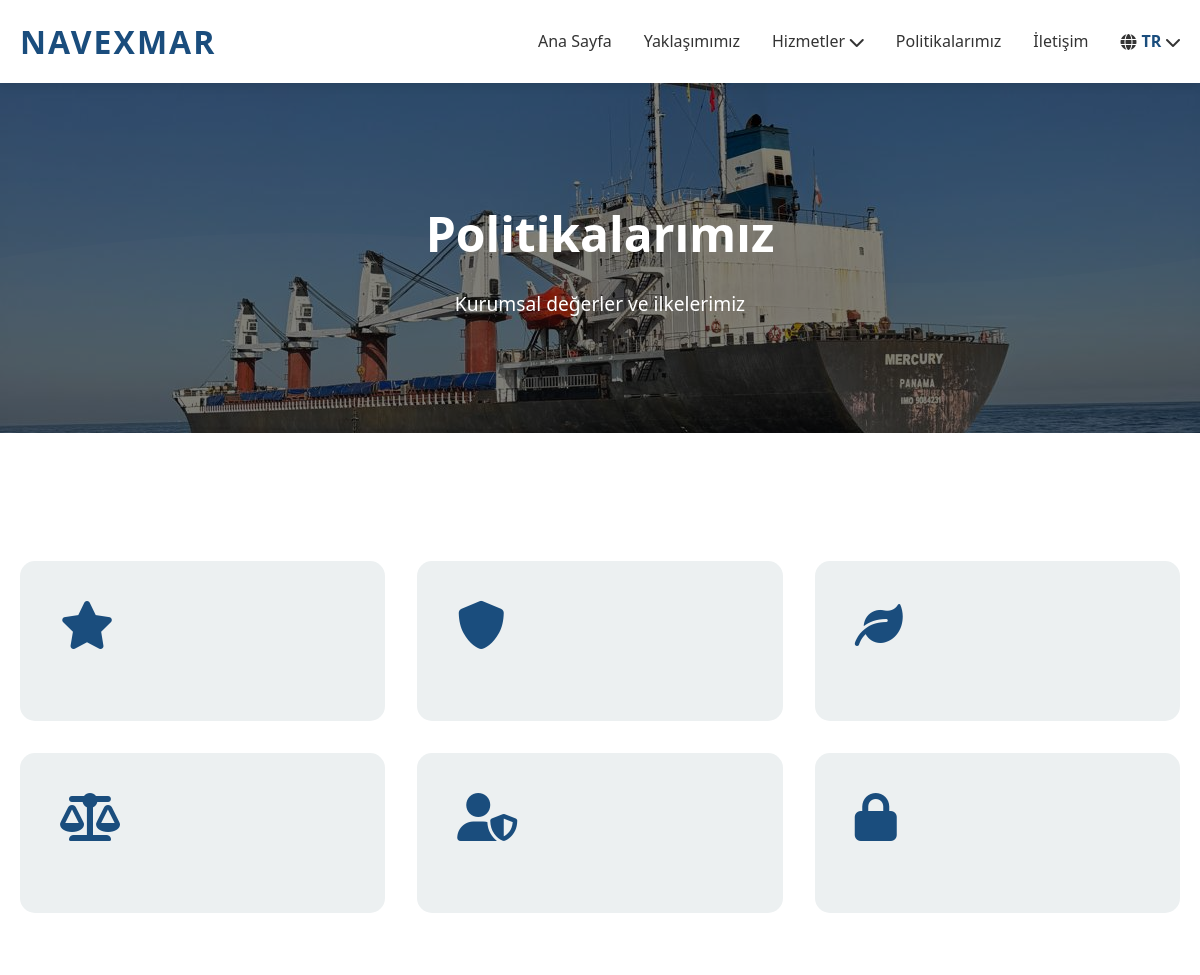
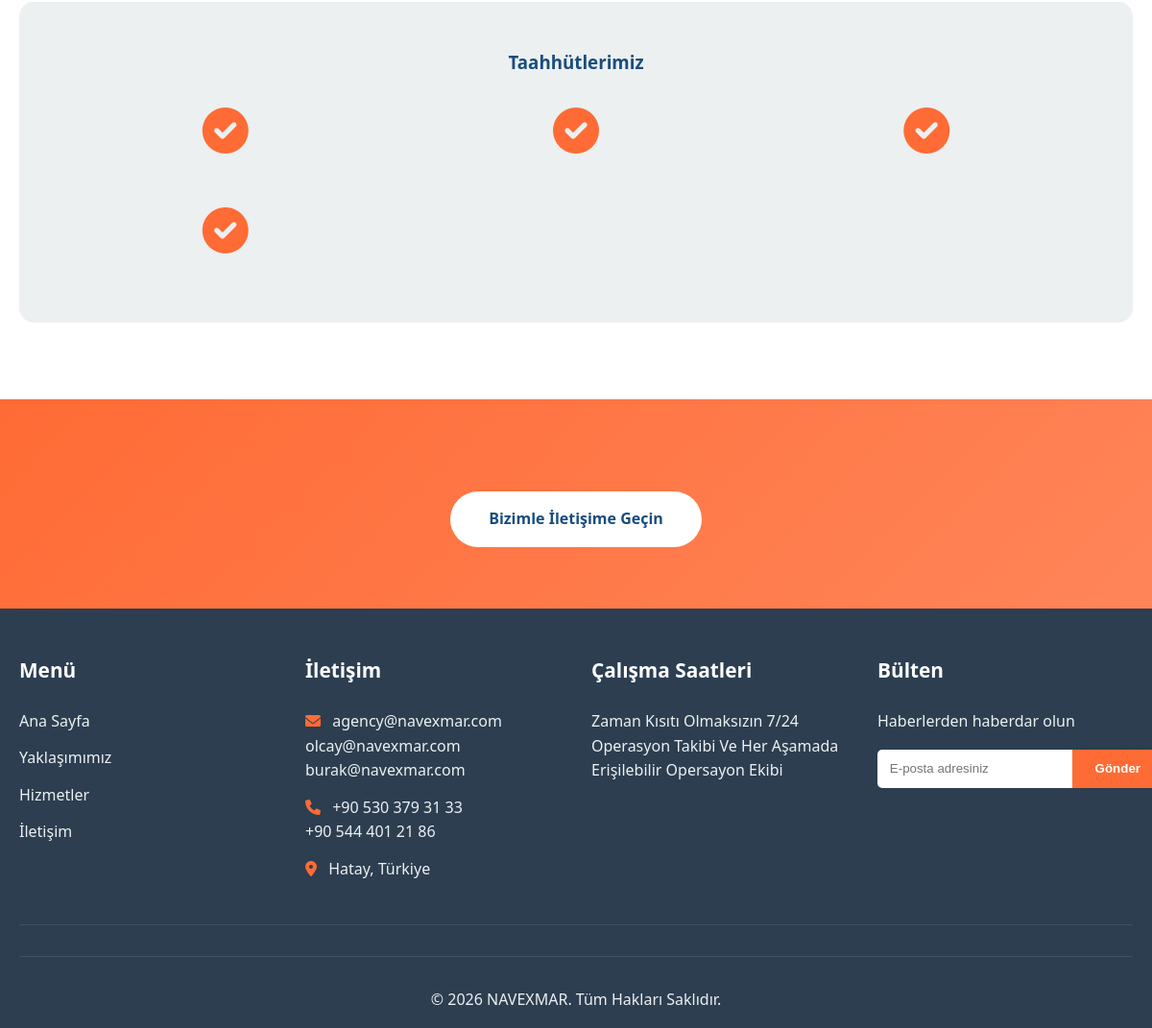
The app's page /politikalarimiz, older data (2 pictures, top to bottom).
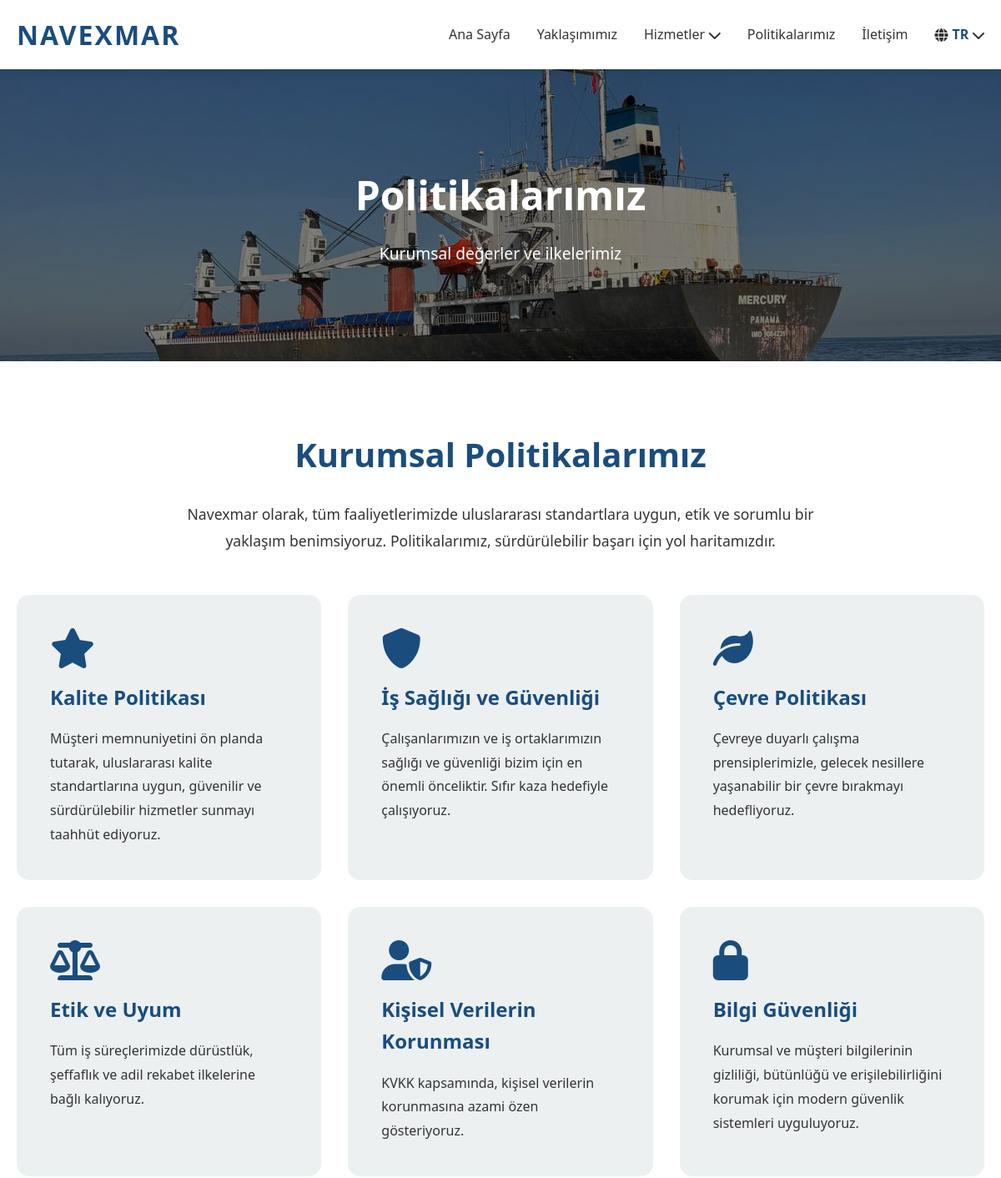
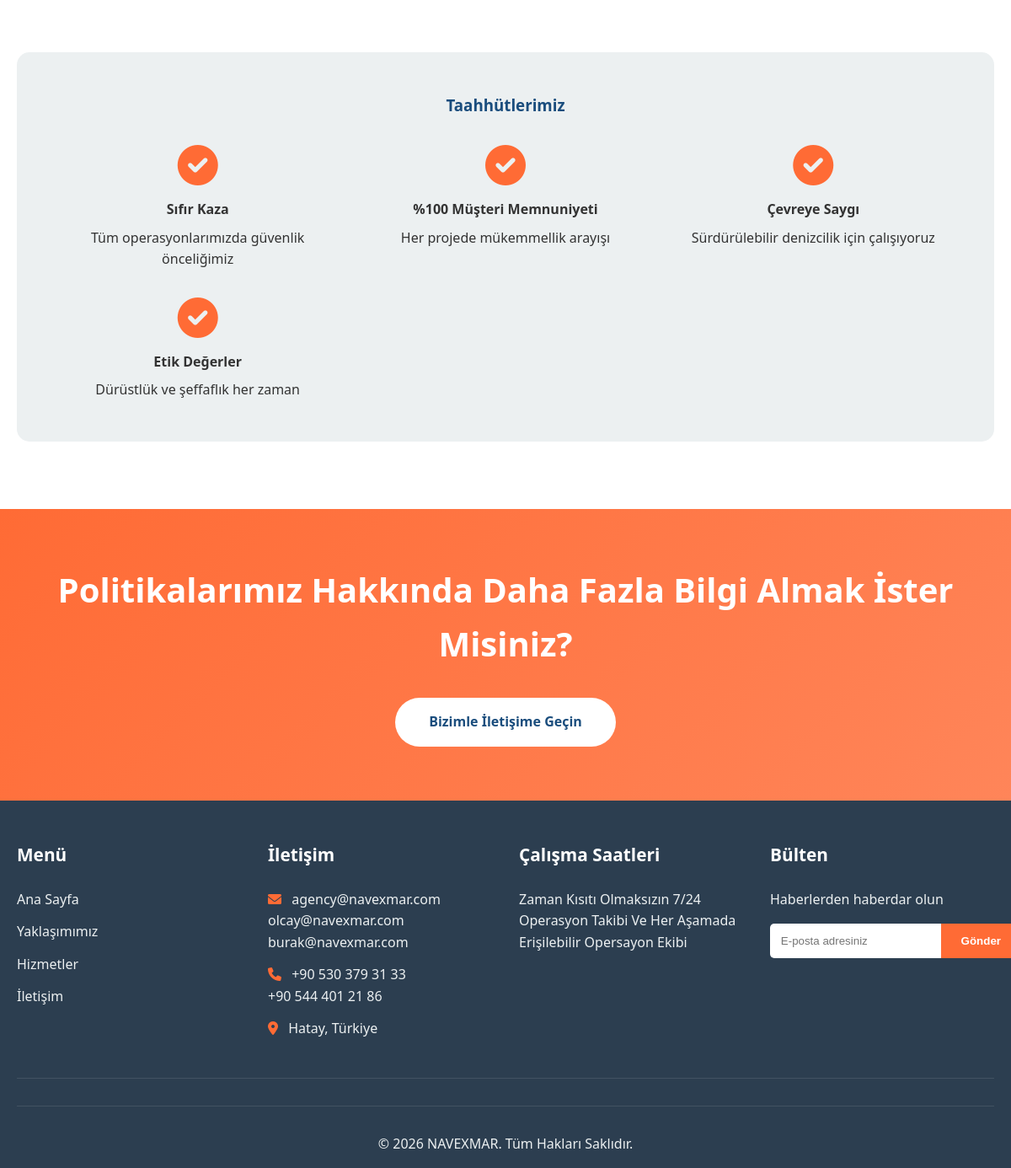
The same page, newer data (2 pictures, top to bottom).
### tables this page shows
CREATE TABLE page_sections (
    id INT AUTO_INCREMENT PRIMARY KEY,
    page_key VARCHAR(50) NOT NULL,
    section_key VARCHAR(50) NOT NULL,
    title_tr VARCHAR(255),
    title_en VARCHAR(255),
    content_tr TEXT,
    content_en TEXT,
    section_order INT DEFAULT 0,
    is_active TINYINT(1) DEFAULT 1,
    created_at TIMESTAMP DEFAULT CURRENT_TIMESTAMP,
    updated_at TIMESTAMP DEFAULT CURRENT_TIMESTAMP ON UPDATE CURRENT_TIMESTAMP,
    UNIQUE KEY unique_page_section (page_key, section_key),
    INDEX idx_page_key (page_key),
    INDEX idx_section_order (section_order)
);

### src/Controllers/HomeController.php (called while the page is built, shortened)
<?php
require_once SRC_PATH . '/Models/Page.php';
class HomeController extends BaseController {
    private $pageModel;
    private $headerImageModel;
    private $settingModel;
    public function __construct() {
        $this->pageModel = new Page();
        $this->headerImageModel = new HeaderImage();
        $this->settingModel = new Setting();
    }
    public function policies() {
        $page = $this->pageModel->getByKey('policies');
        $sections = $this->pageModel->getSections('policies');
        $headerImage = $this->headerImageModel->getPageHeaderImage('policies');
        $settings = $this->settingModel->getAllSettings();
        $this->render('pages/policies', [
            'page' => $page,
            'sections' => $sections,
            'headerImage' => $headerImage,
            'settings' => $settings,
            'lang' => $this->lang
        ]);
    }
}

### src/Router.php (called while the page is built, shortened)
<?php
class Router {
    private $routes = [];
    private $params = [];
    public function __construct() {
        $this->routes = require CONFIG_PATH . '/routes.php';
    }
    public function loadRoutes() {
        $uri = $this->getUri();
        $method = $_SERVER['REQUEST_METHOD'];
        if (isset($this->routes[$uri])) {
            $route = $this->routes[$uri];
            return $this->handleRoute($route, $method);
        }
    }
    private function getUri() {
        $uri = $_SERVER['REQUEST_URI'] ?? '/';
        $uri = strtok($uri, '?');
        if ($uri !== '/') {
            $uri = rtrim($uri, '/');
        }
        return $uri;
    }
    private function handleRoute($route, $method) {
        $actionName = $route['action'];
        $controller = new $controllerName();
        call_user_func_array([$controller, $actionName], $this->params);
    }
}

### public/index.php (called while the page is built, shortened)
<?php
require_once __DIR__ . '/../config/app.php';
require_once __DIR__ . '/../src/Router.php';
try {
    $router = new Router();
    $router->loadRoutes();
} catch (Exception $e) {
    if (APP_ENV === 'local') {
        echo '<pre style="background:#fee;padding:2rem;border-left:4px solid #c33;font-family:monospace;">';
        echo '<strong>Error:</strong> ' . htmlspecialchars($e->getMessage()) . "\n\n";
        echo '<strong>File:</strong> ' . htmlspecialchars($e->getFile()) . "\n";
        echo '<strong>Line:</strong> ' . $e->getLine() . "\n\n";
        echo '<strong>Trace:</strong>' . "\n" . htmlspecialchars($e->getTraceAsString());
        echo '</pre>';
    } else {
        http_response_code(500);
        echo '<h1>Bir hata oluştu</h1>';
        echo '<p>Lütfen daha sonra tekrar deneyiniz.</p>';
    }
}

### config/database.php (called while the page is built, shortened)
<?php
function getDB() {
    static $conn = null;
    if ($conn === null) {
        try {
            $dsn = "mysql:host=" . DB_HOST . ";port=" . DB_PORT . ";dbname=" . DB_NAME . ";charset=utf8mb4";
            $conn = new PDO($dsn, DB_USER, DB_PASS, [
                PDO::ATTR_ERRMODE => PDO::ERRMODE_EXCEPTION,
                PDO::ATTR_DEFAULT_FETCH_MODE => PDO::FETCH_ASSOC,
                PDO::ATTR_EMULATE_PREPARES => false,
                PDO::MYSQL_ATTR_INIT_COMMAND => "SET NAMES utf8mb4"
            ]);
        } catch (PDOException $e) {
            if (APP_ENV === 'production') {
                error_log("Database Error: " . $e->getMessage());
                die("Veritabanı bağlantı hatası. Lütfen sistem yöneticisi ile iletişime geçin.");
            }
            $errorMsg = "Veritabanı bağlantı hatası: " . $e->getMessage();
            $errorMsg .= "\n\nKontrol edin:";
            $errorMsg .= "\n- Veritabanı adı: " . DB_NAME;
            $errorMsg .= "\n- Kullanıcı adı: " . DB_USER;
            $errorMsg .= "\n- Host: " . DB_HOST . ":" . DB_PORT;
            $errorMsg .= "\n- Ortam: " . APP_ENV;
            die("<pre style='background:#fee;padding:2rem;border-left:4px solid #c33;font-family:monospace;'>" .
                htmlspecialchars($errorMsg) . "</pre>");
        }
    }
    return $conn;
}

### src/Models/Page.php (called while the page is built, shortened)
<?php
require_once __DIR__ . '/BaseModel.php';
class Page extends BaseModel {
    public function getSections($pageKey) {
        $sql = "SELECT * FROM page_sections
                WHERE page_key = ? AND is_active = 1
                ORDER BY section_order ASC";
        return $this->query($sql, [$pageKey]);
    }
}

### src/Models/BaseModel.php (called while the page is built, shortened)
<?php
class BaseModel {
    protected $db;
    public function __construct() {
        $this->db = getDB();
    }
    public function query($sql, $params = []) {
        $stmt = $this->db->prepare($sql);
        $stmt->execute($params);
        return $stmt->fetchAll();
    }
}

### config/app.php (called while the page is built, shortened)
<?php
require_once __DIR__ . '/database.php';
function e($string) {
    return htmlspecialchars($string ?? '', ENT_QUOTES, 'UTF-8');
}
function url($path = '') {
    $path = ltrim($path, '/');
    return BASE_URL . '/' . $path;
}

### src/Views/pages/policies.php (the view, shortened to what the changed rows need)
<?php
$sec = [];
foreach ($sections as $s) {
    $sec[$s['section_key']] = $s;
}
$title = function($key) use ($sec, $lang) {
    if (!isset($sec[$key])) return '';
    return $lang === 'tr' ? ($sec[$key]['title_tr'] ?? '') : ($sec[$key]['title_en'] ?? '');
};
$content = function($key) use ($sec, $lang) {
    if (!isset($sec[$key])) return '';
    return $lang === 'tr' ? ($sec[$key]['content_tr'] ?? '') : ($sec[$key]['content_en'] ?? '');
};
require VIEWS_PATH . '/components/page-header.php';
?>
<section class="policies-content">
    <div class="container">
        <div class="content-intro">
            <h2><?php echo e($title('intro')); ?></h2>
            <p>
                <?php echo nl2br(e($content('intro'))); ?>
            </p>
        </div>
        <div class="policies-grid">
            <div class="policy-card">
                <i class="fas fa-star"></i>
                <h3><?php echo e($title('card_1')); ?></h3>
                <p><?php echo nl2br(e($content('card_1'))); ?></p>
            </div>
            <div class="policy-card">
                <i class="fas fa-shield-alt"></i>
                <h3><?php echo e($title('card_2')); ?></h3>
                <p><?php echo nl2br(e($content('card_2'))); ?></p>
            </div>
            <div class="policy-card">
                <i class="fas fa-leaf"></i>
                <h3><?php echo e($title('card_3')); ?></h3>
                <p><?php echo nl2br(e($content('card_3'))); ?></p>
            </div>
            <div class="policy-card">
                <i class="fas fa-balance-scale"></i>
                <h3><?php echo e($title('card_4')); ?></h3>
                <p><?php echo nl2br(e($content('card_4'))); ?></p>
            </div>
            <div class="policy-card">
                <i class="fas fa-user-shield"></i>
                <h3><?php echo e($title('card_5')); ?></h3>
                <p><?php echo nl2br(e($content('card_5'))); ?></p>
            </div>
            <div class="policy-card">
                <i class="fas fa-lock"></i>
                <h3><?php echo e($title('card_6')); ?></h3>
                <p><?php echo nl2br(e($content('card_6'))); ?></p>
            </div>
        </div>
        <div style="background: var(--light-color, #f8f9fa); padding: 3rem; border-radius: 15px; margin-top: 4rem;">
            <div style="display: grid; grid-template-columns: repeat(auto-fit, minmax(250px, 1fr)); gap: 2rem;">
                <div style="text-align: center;">
                    <i class="fas fa-check-circle" style="font-size: 3rem; color: var(--secondary-color, #ff6b35); margin-bottom: 1rem;"></i>
                    <h4 style="margin-bottom: 0.5rem;"><?php echo e($title('commit_1')); ?></h4>
                    <p><?php echo nl2br(e($content('commit_1'))); ?></p>
                </div>
                <div style="text-align: center;">
                    <i class="fas fa-check-circle" style="font-size: 3rem; color: var(--secondary-color, #ff6b35); margin-bottom: 1rem;"></i>
                    <h4 style="margin-bottom: 0.5rem;"><?php echo e($title('commit_2')); ?></h4>
                    <p><?php echo nl2br(e($content('commit_2'))); ?></p>
                </div>
                <div style="text-align: center;">
                    <i class="fas fa-check-circle" style="font-size: 3rem; color: var(--secondary-color, #ff6b35); margin-bottom: 1rem;"></i>
                    <h4 style="margin-bottom: 0.5rem;"><?php echo e($title('commit_3')); ?></h4>
                    <p><?php echo nl2br(e($content('commit_3'))); ?></p>
                </div>
                <div style="text-align: center;">
                    <i class="fas fa-check-circle" style="font-size: 3rem; color: var(--secondary-color, #ff6b35); margin-bottom: 1rem;"></i>
                    <h4 style="margin-bottom: 0.5rem;"><?php echo e($title('commit_4')); ?></h4>
                    <p><?php echo nl2br(e($content('commit_4'))); ?></p>
                </div>
            </div>
        </div>
    </div>
</section>
<section class="cta-section">
    <div class="container">
        <h2><?php echo e($title('cta')); ?></h2>
        <a href="<?php echo url('/iletisim'); ?>" class="btn btn-light"><?php echo $lang === 'tr' ? 'Bizimle İletişime Geçin' : 'Contact Us'; ?></a>
    </div>
</section>

Row changes from the older to the newer data that the page shows:
added page_sections: title_tr "Kurumsal Politikalarımız", content_tr "Navexmar olarak, tüm faaliyetlerimizde uluslararası standartlara uygun, etik ve sorumlu bir yaklaşım benimsiyoruz. Politikalarımız, sürdürülebilir başarı için yol haritamızdır."
added page_sections: title_tr "Kalite Politikası", content_tr "Müşteri memnuniyetini ön planda tutarak, uluslararası kalite standartlarına uygun, güvenilir ve sürdürülebilir hizmetler sunmayı taahhüt ediyoruz."
added page_sections: title_tr "İş Sağlığı ve Güvenliği", content_tr "Çalışanlarımızın ve iş ortaklarımızın sağlığı ve güvenliği bizim için en önemli önceliktir. Sıfır kaza hedefiyle çalışıyoruz."
added page_sections: title_tr "Çevre Politikası", content_tr "Çevreye duyarlı çalışma prensiplerimizle, gelecek nesillere yaşanabilir bir çevre bırakmayı hedefliyoruz."
added page_sections: title_tr "Etik ve Uyum", content_tr "Tüm iş süreçlerimizde dürüstlük, şeffaflık ve adil rekabet ilkelerine bağlı kalıyoruz."
added page_sections: title_tr "Kişisel Verilerin Korunması", content_tr "KVKK kapsamında, kişisel verilerin korunmasına azami özen gösteriyoruz."
added page_sections: title_tr "Bilgi Güvenliği", content_tr "Kurumsal ve müşteri bilgilerinin gizliliği, bütünlüğü ve erişilebilirliğini korumak için modern güvenlik sistemleri uyguluyoruz."
added page_sections: title_tr "Sıfır Kaza", content_tr "Tüm operasyonlarımızda güvenlik önceliğimiz"
added page_sections: title_tr "%100 Müşteri Memnuniyeti", content_tr "Her projede mükemmellik arayışı"
added page_sections: title_tr "Çevreye Saygı", content_tr "Sürdürülebilir denizcilik için çalışıyoruz"
added page_sections: title_tr "Etik Değerler", content_tr "Dürüstlük ve şeffaflık her zaman"
added page_sections: title_tr "Politikalarımız Hakkında Daha Fazla Bilgi Almak İster Misiniz?"
